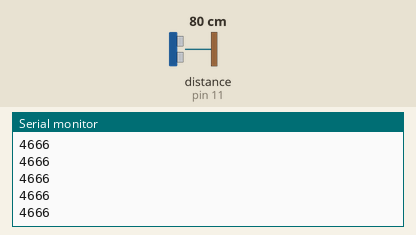
Bench run of a sketch on a simulated Arduino Uno, built with avr-gcc and run on an emulated ATmega328P. Shown: the last lines printed to the serial monitor. Wiring (inferred from the names in the program): ultrasonic range finder: trigger pin 12; echo pin 11. The inputs (shaded band) are chosen by the test bench; at power-on: distance to the obstacle (sensor on pin 11) 80 cm. The echo pulse lasts 58.3 µs per cm.

Above: at 1.2 s.
1.3 s: distance to the obstacle (sensor on pin 11) set to 2 cm
At 2.3 s:
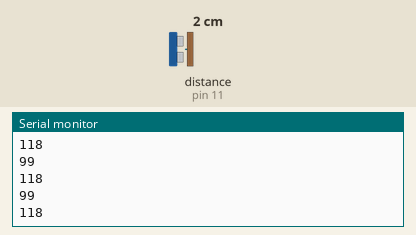
2.8 s: distance to the obstacle (sensor on pin 11) set to 4 cm
At 3.8 s:
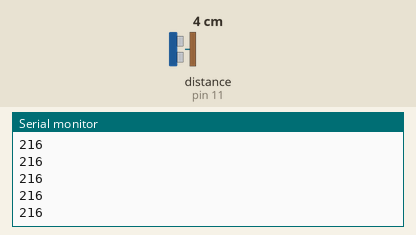
Timing chart, 0 to 5.8 s (numbered marks = the images above; inputs shaded):
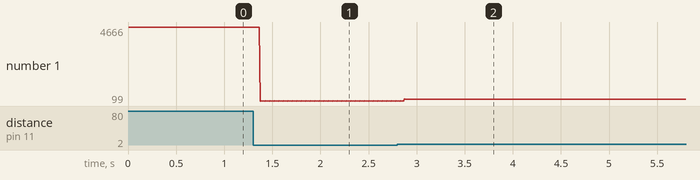

The sketch:

Understanding_UltrasonicSensor.ino
```cpp
int trigPin = 12;
int echoPin = 11;
int pingTravelTime;

void setup() {
  // put your setup code here, to run once:
pinMode (trigPin, OUTPUT);
pinMode (echoPin, INPUT);
Serial.begin(9600);
}

void loop() {
  // put your main code here, to run repeatedly:
digitalWrite(trigPin, LOW);
delayMicroseconds(10);
digitalWrite(trigPin, HIGH);
delayMicroseconds(10);
digitalWrite(trigPin, LOW);
pingTravelTime = pulseIn(echoPin, HIGH);
delayMicroseconds(25);
Serial.println(pingTravelTime);
}
```

Measured:
- after the input at 1.3 s, the serial monitor: prints a new line after 0.07 s (image 1)
- after the input at 2.8 s, the serial monitor: prints a new line after 0.07 s (image 2)
- plotted number 1: 4666 → 118 after the input at 1.3 s, 118 → 216 after the input at 2.8 s
